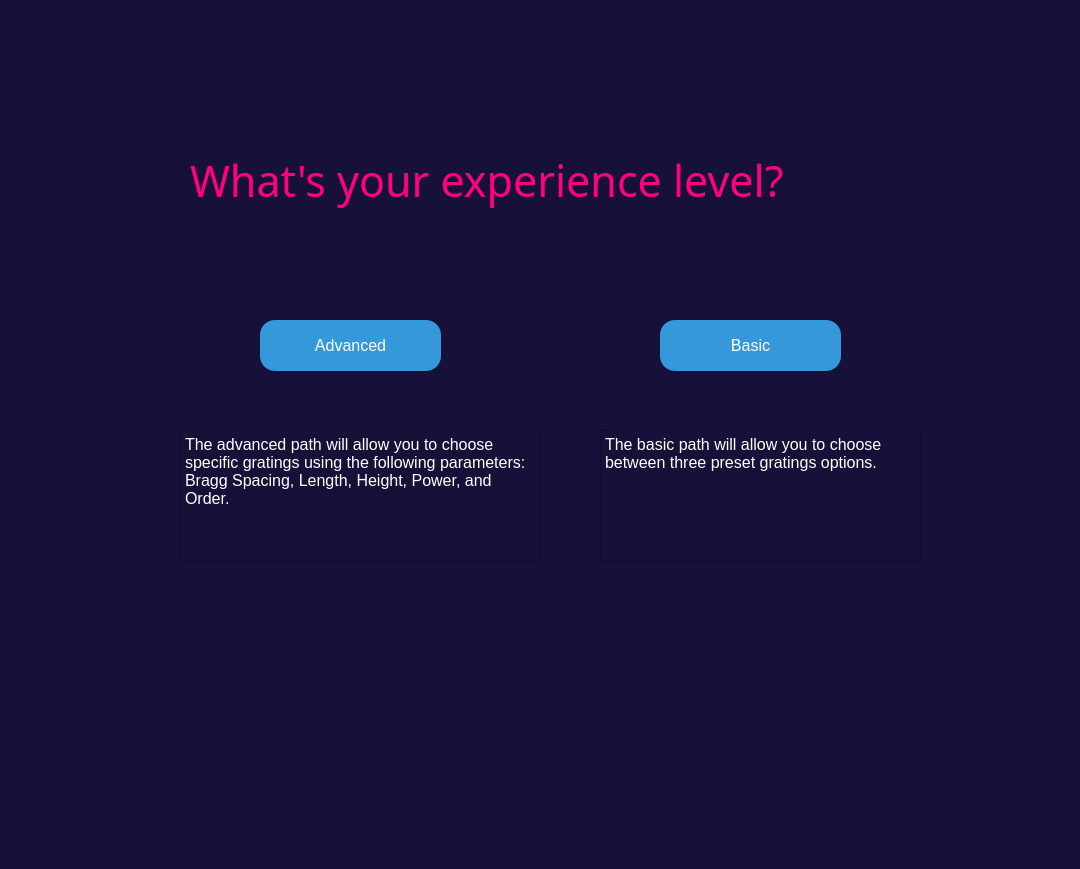
<?xml version="1.0" encoding="UTF-8"?>
<ui version="4.0">
 <class>Form</class>
 <widget class="QWidget" name="Form">
  <property name="geometry">
   <rect>
    <x>0</x>
    <y>0</y>
    <width>1080</width>
    <height>869</height>
   </rect>
  </property>
  <property name="windowTitle">
   <string>Form</string>
  </property>
  <property name="styleSheet">
   <string notr="true">QWidget{

background-color:rgb(23, 17, 57)
}</string>
  </property>
  <widget class="QPushButton" name="pushButton">
   <property name="geometry">
    <rect>
     <x>260</x>
     <y>320</y>
     <width>181</width>
     <height>51</height>
    </rect>
   </property>
   <property name="font">
    <font>
     <pointsize>12</pointsize>
    </font>
   </property>
   <property name="styleSheet">
    <string notr="true">QPushButton {
    background-color: #3498db; /* Blue background color */
    color: #ffffff; /* White text color */
    border-radius: 15px; /* Rounded corners */
    padding: 10px; /* Padding around the content */
    width: 100px; /* Set a specific width */
    height: 40px; /* Set a specific height */
}</string>
   </property>
   <property name="text">
    <string>Advanced</string>
   </property>
  </widget>
  <widget class="QPushButton" name="pushButton_2">
   <property name="geometry">
    <rect>
     <x>660</x>
     <y>320</y>
     <width>181</width>
     <height>51</height>
    </rect>
   </property>
   <property name="font">
    <font>
     <pointsize>12</pointsize>
    </font>
   </property>
   <property name="styleSheet">
    <string notr="true">QPushButton {
    background-color: #3498db; /* Blue background color */
    color: #ffffff; /* White text color */
    border-radius: 15px; /* Rounded corners */
    padding: 10px; /* Padding around the content */
    width: 100px; /* Set a specific width */
    height: 40px; /* Set a specific height */
}</string>
   </property>
   <property name="text">
    <string>Basic</string>
   </property>
  </widget>
  <widget class="QPlainTextEdit" name="plainTextEdit">
   <property name="geometry">
    <rect>
     <x>180</x>
     <y>430</y>
     <width>361</width>
     <height>131</height>
    </rect>
   </property>
   <property name="font">
    <font>
     <pointsize>12</pointsize>
    </font>
   </property>
   <property name="styleSheet">
    <string notr="true">QPlainTextEdit {
    color: white;
}</string>
   </property>
   <property name="plainText">
    <string>The advanced path will allow you to choose specific gratings using the following parameters: Bragg Spacing, Length, Height, Power, and Order.</string>
   </property>
  </widget>
  <widget class="QPlainTextEdit" name="plainTextEdit_2">
   <property name="geometry">
    <rect>
     <x>600</x>
     <y>430</y>
     <width>321</width>
     <height>131</height>
    </rect>
   </property>
   <property name="font">
    <font>
     <pointsize>12</pointsize>
    </font>
   </property>
   <property name="styleSheet">
    <string notr="true">QPlainTextEdit {
    color: white;
}</string>
   </property>
   <property name="plainText">
    <string>The basic path will allow you to choose between three preset gratings options.</string>
   </property>
  </widget>
  <widget class="QLabel" name="label_2">
   <property name="geometry">
    <rect>
     <x>190</x>
     <y>130</y>
     <width>711</width>
     <height>101</height>
    </rect>
   </property>
   <property name="font">
    <font>
     <family>STCaiyun</family>
     <pointsize>32</pointsize>
    </font>
   </property>
   <property name="styleSheet">
    <string notr="true">QLabel{
color:rgb(255, 0, 127)
}</string>
   </property>
   <property name="text">
    <string>What's your experience level?</string>
   </property>
  </widget>
 </widget>
 <resources/>
 <connections/>
</ui>
